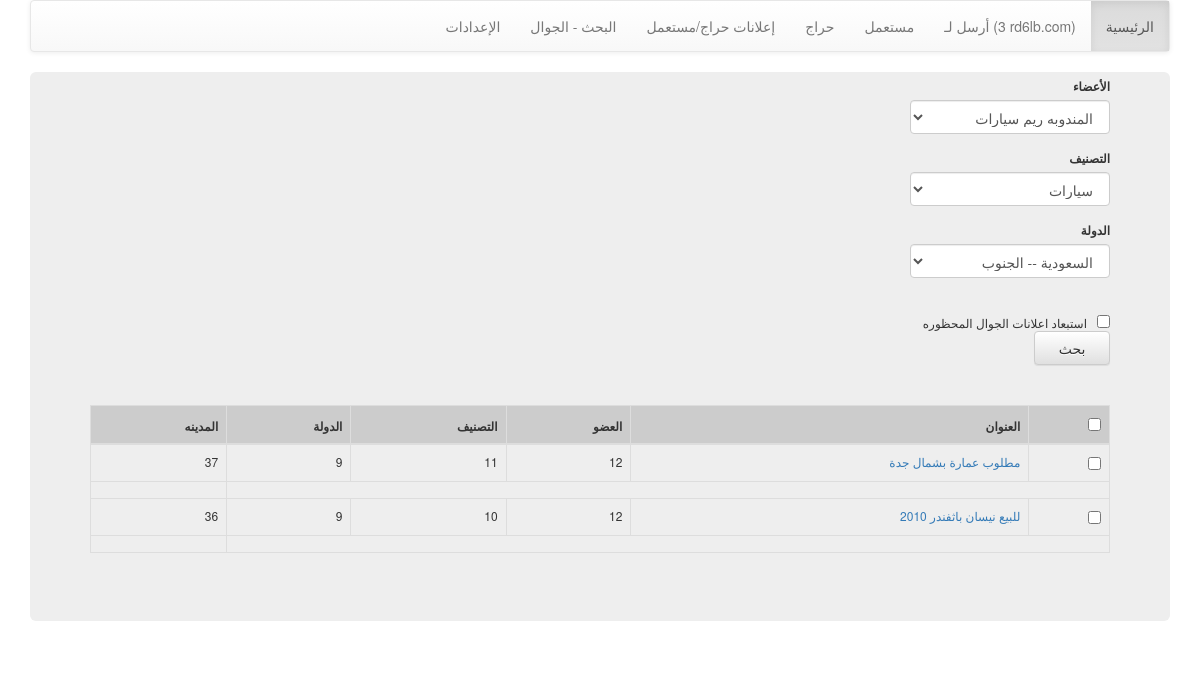
/Tell/v_20140430/index.php, run on the app's committed database.
### tables this page shows
CREATE TABLE IF NOT EXISTS `adds` (
  `ID` int(11) NOT NULL AUTO_INCREMENT,
  `Name` text,
  `Address` text,
  `Type` int(11) DEFAULT NULL,
  `Details` text,
  `Active` int(11) DEFAULT NULL,
  `MemberID` int(11) DEFAULT NULL,
  `AddKey` text,
  `Date` bigint(20) DEFAULT NULL,
  `CommentCount` int(11) DEFAULT '0',
  `VisitCount` int(11) DEFAULT '0',
  `ClassID` int(11) DEFAULT NULL,
  `CountryID` int(11) DEFAULT NULL,
  `CityID` int(11) DEFAULT NULL,
  `SellType` int(11) DEFAULT NULL,
  `Special` int(11) DEFAULT NULL,
  `ActDate` bigint(20) DEFAULT NULL,
  `delreq` int(11) DEFAULT '0',
  `Activeold` int(11) DEFAULT '0',
  `Authorized` tinyint(1) NOT NULL,
  `Price` int(11) NOT NULL,
  `Currency` varchar(255) NOT NULL,
  `HidePhone` tinyint(1) NOT NULL,
  `Params` text NOT NULL,
  `Album` text NOT NULL,
  `twitter` tinyint(1) NOT NULL,
  `sms` tinyint(1) NOT NULL,
  `m_mobile` varchar(25) NOT NULL,
  `m_name` varchar(50) NOT NULL,
  `mb_sms` text NOT NULL,
  `smsTime` varchar(25) NOT NULL,
  PRIMARY KEY (`ID`)
);

### Tell/v_20140430/index.php (the view, shortened to what this page needs)
<!DOCTYPE html>
<html>
<head>
<link rel="stylesheet" href="http://netdna.bootstrapcdn.com/bootstrap/3.0.3/css/bootstrap.min.css">
<link rel="stylesheet" href="http://netdna.bootstrapcdn.com/bootstrap/3.0.3/css/bootstrap-theme.min.css">
</head>
<body>
    <div class="container">
     <?php include_once('nav.php'); ?>
      <div class="jumbotron">
		<form role="form" method="POST" action="" style="direction:rtl;width:200px;float:right">
				  <?php   require_once("config.php");
				?>
			<div class="form-group">
				<label>الأعضاء</label>
				<select  class="form-control" name='member' >
				  <?php
					  $rs_members = $mysqli->query("SELECT * FROM `members` ;");
						if (mysqli_num_rows($rs_members) > 0 ) {
							while($row_member = $rs_members->fetch_assoc()){
								echo "<option value='".$row_member['ID']."' > ".$row_member['name']." </option>";
							}
						}
				?>
				</select>
			</div>
			<div class="form-group">
				<label> التصنيف </label>
				<select  class="form-control" name='class' >
				  <?php
					  $rs_classes = $mysqli->query("SELECT * FROM `classes` ;");
						if (mysqli_num_rows($rs_classes) > 0 ) {
							while($row_class = $rs_classes->fetch_assoc()){
								echo "<option value='".$row_class['ID']."' > ".$row_class['name']." </option>";
							}
						}
				?>
				</select>
			</div>
			<div class="form-group">
				<label>الدولة  </label>
				<select  class="form-control" name='country' >
				  <?php
					  $rs_countries = $mysqli->query("SELECT * FROM `locations` ;");
						if (mysqli_num_rows($rs_countries) > 0 ) {
							while($row_country = $rs_countries->fetch_assoc()){
								echo "<option value='".$row_country['id']."' > ".$row_country['country_name']." -- ".$row_country['city_name']." </option>";
							}
						}
				?>
				</select>
			</div>
			<br/>
			  <input type="checkbox" name="block" value="checked" >&nbsp;&nbsp;   استبعاد اعلانات الجوال المحظوره &nbsp;
			  <br/>
		  <button type="submit" class="btn btn-default"  >  &nbsp;&nbsp  بحث  &nbsp;&nbsp </button>
		</form>
		<br/>
		<div style='margin-top:40px'>
<?php $rows ='';
	if($result =$mysqli->query("SELECT * FROM `adds`")) {
		echo "<form name='ads' action='".$_SERVER['PHP_SELF']."' method='post'><table class='table table-bordered'>
								 <thead>
									  <th><input type='checkbox' value='' onClick='javascript: return toggle(this);' name='checkAll'></th>
									 <th>العنوان</th>
									  <th>العضو</th>
									  <th>التصنيف</th>
									  <th>الدولة</th>
									  <th>المدينه</th>
								 </thead>
								<tbody>";
					if (mysqli_num_rows($result) > 0 ) {
							while($row = $result->fetch_assoc()){
								echo"<tr>
								<td><input type='checkbox' value='".$row['ID']."' name='IDs[]'></td>
								<td><a href='ad_v.php?id=".$row['ID']."'>".$row['Name']."</a></td><td>".
								$row['MemberID']."</td><td>".
								$row['ClassID']."</td><td>".
								$row['CountryID']."</td><td>".
								$row['CityID']."</td></tr>".
								"<tr><td colspan='5'>";
								echo "</td></tr>";
							}
					} else
						$rows .="NO RESULTS";
					echo "</tbody></table></form>";
	}
		?>
		</div>
      </div>
    </div>
</body>
</html>

### Tell/v_20140430/index.php (style rules this page uses)
.jumbotron { padding-top: 5px; font-size:12px; }
.jumbotron form input[type='text'],table { direction : rtl; }
table th { text-align:right; background:#ccc; }

### data on the page
adds: Name "مطلوب عمارة بشمال جدة", MemberID "12", ClassID "11", CountryID "9", CityID "37"
adds: Name "للبيع نيسان باثفندر 2010", MemberID "12", ClassID "10", CountryID "9", CityID "36"

### other printed values
form field member "المندوبه ريم سيارات"
form field class "سيارات"
form field country "السعودية -- الجنوب"
